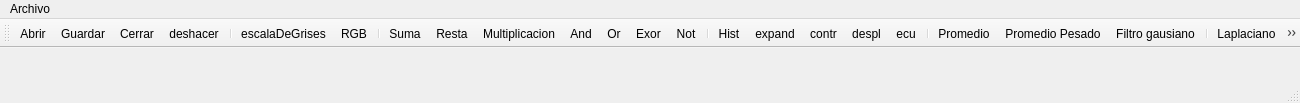
<?xml version="1.0" encoding="UTF-8"?>
<ui version="4.0">
 <class>MainWindow</class>
 <widget class="QMainWindow" name="MainWindow">
  <property name="geometry">
   <rect>
    <x>0</x>
    <y>0</y>
    <width>1300</width>
    <height>103</height>
   </rect>
  </property>
  <property name="sizePolicy">
   <sizepolicy hsizetype="Fixed" vsizetype="Fixed">
    <horstretch>0</horstretch>
    <verstretch>0</verstretch>
   </sizepolicy>
  </property>
  <property name="minimumSize">
   <size>
    <width>1300</width>
    <height>103</height>
   </size>
  </property>
  <property name="maximumSize">
   <size>
    <width>1300</width>
    <height>103</height>
   </size>
  </property>
  <property name="windowTitle">
   <string>Bunny Image Analizer</string>
  </property>
  <property name="windowIcon">
   <iconset resource="iconos/Iconos.qrc">
    <normaloff>:/iconos/conejito.jpg</normaloff>:/iconos/conejito.jpg</iconset>
  </property>
  <widget class="QWidget" name="centralwidget">
   <layout class="QHBoxLayout" name="horizontalLayout_2"/>
  </widget>
  <widget class="QMenuBar" name="menubar">
   <property name="geometry">
    <rect>
     <x>0</x>
     <y>0</y>
     <width>1300</width>
     <height>23</height>
    </rect>
   </property>
   <widget class="QMenu" name="menuArchivo">
    <property name="title">
     <string>Archivo</string>
    </property>
   </widget>
   <addaction name="menuArchivo"/>
  </widget>
  <widget class="QStatusBar" name="statusbar"/>
  <widget class="QToolBar" name="toolBar">
   <property name="windowTitle">
    <string>toolBar</string>
   </property>
   <attribute name="toolBarArea">
    <enum>TopToolBarArea</enum>
   </attribute>
   <attribute name="toolBarBreak">
    <bool>false</bool>
   </attribute>
   <addaction name="actionAbrir"/>
   <addaction name="actionGuardar"/>
   <addaction name="actionCerrar"/>
   <addaction name="actionDeshacer"/>
   <addaction name="separator"/>
   <addaction name="actionEscalaDeGrises"/>
   <addaction name="actionRGB"/>
   <addaction name="separator"/>
   <addaction name="actionSuma"/>
   <addaction name="actionResta"/>
   <addaction name="actionMultiplicacion"/>
   <addaction name="actionAnd"/>
   <addaction name="actionOr"/>
   <addaction name="actionExor"/>
   <addaction name="actionNot"/>
   <addaction name="separator"/>
   <addaction name="actionHist"/>
   <addaction name="actionExpand"/>
   <addaction name="actionContr"/>
   <addaction name="actionDespl"/>
   <addaction name="actionEcu"/>
   <addaction name="separator"/>
   <addaction name="actionPromedio"/>
   <addaction name="actionPromedio_Pesado"/>
   <addaction name="actionFiltro_gausiano"/>
   <addaction name="separator"/>
   <addaction name="actionLaplaciano"/>
   <addaction name="actionPrewitt"/>
   <addaction name="actionSobel"/>
   <addaction name="actionRobert"/>
   <addaction name="separator"/>
   <addaction name="actionPasabanda"/>
   <addaction name="separator"/>
   <addaction name="actionUmbralizar"/>
   <addaction name="actionMultiumbral"/>
   <addaction name="separator"/>
   <addaction name="actionCierre"/>
   <addaction name="actionApertura"/>
  </widget>
  <action name="actionAbrir">
   <property name="icon">
    <iconset resource="iconos/Iconos.qrc">
     <normaloff>:/iconos/folder_add.png</normaloff>:/iconos/folder_add.png</iconset>
   </property>
   <property name="text">
    <string>Abrir</string>
   </property>
   <property name="toolTip">
    <string>Abrir archivo</string>
   </property>
   <property name="statusTip">
    <string>Abriendo archivo</string>
   </property>
  </action>
  <action name="actionGuardar">
   <property name="icon">
    <iconset resource="iconos/Iconos.qrc">
     <normaloff>:/iconos/Actions-document-save-icon.png</normaloff>:/iconos/Actions-document-save-icon.png</iconset>
   </property>
   <property name="text">
    <string>Guardar</string>
   </property>
   <property name="toolTip">
    <string>Guardar imagen</string>
   </property>
  </action>
  <action name="actionUmbralizar">
   <property name="icon">
    <iconset>
     <normaloff>iconos/umbral.png</normaloff>iconos/umbral.png</iconset>
   </property>
   <property name="text">
    <string>Umbralizar</string>
   </property>
   <property name="toolTip">
    <string>Umbralizar imagen</string>
   </property>
  </action>
  <action name="actionCerrar">
   <property name="icon">
    <iconset resource="iconos/Iconos.qrc">
     <normaloff>:/iconos/cerrar.ico</normaloff>:/iconos/cerrar.ico</iconset>
   </property>
   <property name="text">
    <string>Cerrar </string>
   </property>
   <property name="toolTip">
    <string>Cerrar imagen</string>
   </property>
  </action>
  <action name="actionDeshacer">
   <property name="icon">
    <iconset resource="iconos/Iconos.qrc">
     <normaloff>:/iconos/deshacer-icono-5403-128.png</normaloff>:/iconos/deshacer-icono-5403-128.png</iconset>
   </property>
   <property name="text">
    <string>deshacer</string>
   </property>
   <property name="toolTip">
    <string>Deshacer</string>
   </property>
  </action>
  <action name="actionEscalaDeGrises">
   <property name="icon">
    <iconset>
     <normaloff>iconos/images.jpeg</normaloff>iconos/images.jpeg</iconset>
   </property>
   <property name="text">
    <string>escalaDeGrises</string>
   </property>
   <property name="toolTip">
    <string>Convierte la imagen a escala de grises</string>
   </property>
  </action>
  <action name="actionRGB">
   <property name="icon">
    <iconset resource="iconos/Iconos.qrc">
     <normaloff>:/iconos/rgb.png</normaloff>:/iconos/rgb.png</iconset>
   </property>
   <property name="text">
    <string>RGB</string>
   </property>
   <property name="toolTip">
    <string>Escoger un canal RGB</string>
   </property>
  </action>
  <action name="actionSuma">
   <property name="icon">
    <iconset resource="iconos/Iconos.qrc">
     <normaloff>:/iconos/suma.jpg</normaloff>:/iconos/suma.jpg</iconset>
   </property>
   <property name="text">
    <string>Suma</string>
   </property>
   <property name="toolTip">
    <string>Suma</string>
   </property>
  </action>
  <action name="actionResta">
   <property name="icon">
    <iconset resource="iconos/Iconos.qrc">
     <normaloff>:/iconos/resta.jpg</normaloff>:/iconos/resta.jpg</iconset>
   </property>
   <property name="text">
    <string>Resta</string>
   </property>
   <property name="toolTip">
    <string>Resta</string>
   </property>
  </action>
  <action name="actionMultiplicacion">
   <property name="icon">
    <iconset resource="iconos/Iconos.qrc">
     <normaloff>:/iconos/multiplicacion.jpg</normaloff>:/iconos/multiplicacion.jpg</iconset>
   </property>
   <property name="text">
    <string>Multiplicacion</string>
   </property>
   <property name="toolTip">
    <string>Multiplicación</string>
   </property>
  </action>
  <action name="actionAnd">
   <property name="icon">
    <iconset resource="iconos/Iconos.qrc">
     <normaloff>:/iconos/intersection.png</normaloff>:/iconos/intersection.png</iconset>
   </property>
   <property name="text">
    <string>And</string>
   </property>
   <property name="toolTip">
    <string>And</string>
   </property>
  </action>
  <action name="actionOr">
   <property name="icon">
    <iconset resource="iconos/Iconos.qrc">
     <normaloff>:/iconos/union.png</normaloff>:/iconos/union.png</iconset>
   </property>
   <property name="text">
    <string>Or</string>
   </property>
   <property name="toolTip">
    <string>Or</string>
   </property>
  </action>
  <action name="actionExor">
   <property name="icon">
    <iconset resource="iconos/Iconos.qrc">
     <normaloff>:/iconos/xor.png</normaloff>:/iconos/xor.png</iconset>
   </property>
   <property name="text">
    <string>Exor</string>
   </property>
   <property name="toolTip">
    <string>Exor</string>
   </property>
  </action>
  <action name="actionNot">
   <property name="icon">
    <iconset resource="iconos/Iconos.qrc">
     <normaloff>:/iconos/not.png</normaloff>:/iconos/not.png</iconset>
   </property>
   <property name="text">
    <string>Not</string>
   </property>
   <property name="toolTip">
    <string>Not</string>
   </property>
  </action>
  <action name="actionHist">
   <property name="icon">
    <iconset resource="iconos/Iconos.qrc">
     <normaloff>:/iconos/histogram_39554.png</normaloff>:/iconos/histogram_39554.png</iconset>
   </property>
   <property name="text">
    <string>Hist</string>
   </property>
   <property name="toolTip">
    <string>Histograma</string>
   </property>
  </action>
  <action name="actionExpand">
   <property name="icon">
    <iconset resource="iconos/Iconos.qrc">
     <normaloff>:/iconos/expansion1.png</normaloff>:/iconos/expansion1.png</iconset>
   </property>
   <property name="text">
    <string>expand</string>
   </property>
   <property name="toolTip">
    <string>Expansión del histograma</string>
   </property>
  </action>
  <action name="actionContr">
   <property name="icon">
    <iconset resource="iconos/Iconos.qrc">
     <normaloff>:/iconos/contraccion.svg</normaloff>:/iconos/contraccion.svg</iconset>
   </property>
   <property name="text">
    <string>contr</string>
   </property>
   <property name="toolTip">
    <string>Contracción del histograma</string>
   </property>
  </action>
  <action name="actionDespl">
   <property name="icon">
    <iconset resource="iconos/Iconos.qrc">
     <normaloff>:/iconos/desplazar.svg</normaloff>:/iconos/desplazar.svg</iconset>
   </property>
   <property name="text">
    <string>despl</string>
   </property>
   <property name="toolTip">
    <string>Desplazamiento del histograma</string>
   </property>
  </action>
  <action name="actionEcu">
   <property name="icon">
    <iconset resource="iconos/Iconos.qrc">
     <normaloff>:/iconos/ecualizar.png</normaloff>:/iconos/ecualizar.png</iconset>
   </property>
   <property name="text">
    <string>ecu</string>
   </property>
   <property name="toolTip">
    <string>Ecualización del histograma</string>
   </property>
  </action>
  <action name="actionPromedio">
   <property name="icon">
    <iconset resource="iconos/Iconos.qrc">
     <normaloff>:/iconos/Promedio.png</normaloff>:/iconos/Promedio.png</iconset>
   </property>
   <property name="text">
    <string>Promedio</string>
   </property>
   <property name="toolTip">
    <string>Filtro Promedio</string>
   </property>
  </action>
  <action name="actionPromedio_Pesado">
   <property name="icon">
    <iconset resource="iconos/Iconos.qrc">
     <normaloff>:/iconos/PromedioPesado.png</normaloff>:/iconos/PromedioPesado.png</iconset>
   </property>
   <property name="text">
    <string>Promedio Pesado</string>
   </property>
   <property name="toolTip">
    <string>Promedio Pesado</string>
   </property>
  </action>
  <action name="actionFiltro_gausiano">
   <property name="icon">
    <iconset resource="iconos/Iconos.qrc">
     <normaloff>:/iconos/gaussian1.png</normaloff>:/iconos/gaussian1.png</iconset>
   </property>
   <property name="text">
    <string>Filtro gausiano</string>
   </property>
   <property name="toolTip">
    <string>Filtro Gausiano 3x3</string>
   </property>
  </action>
  <action name="actionPrewitt">
   <property name="icon">
    <iconset resource="iconos/Iconos.qrc">
     <normaloff>:/iconos/prewitt.png</normaloff>:/iconos/prewitt.png</iconset>
   </property>
   <property name="text">
    <string>Prewitt</string>
   </property>
   <property name="toolTip">
    <string>Filtro Prewitt</string>
   </property>
  </action>
  <action name="actionSobel">
   <property name="icon">
    <iconset resource="iconos/Iconos.qrc">
     <normaloff>:/iconos/sobel.png</normaloff>:/iconos/sobel.png</iconset>
   </property>
   <property name="text">
    <string>Sobel</string>
   </property>
   <property name="toolTip">
    <string>Filtro Sobel</string>
   </property>
  </action>
  <action name="actionLaplaciano">
   <property name="icon">
    <iconset resource="iconos/Iconos.qrc">
     <normaloff>:/iconos/laplaciano.png</normaloff>:/iconos/laplaciano.png</iconset>
   </property>
   <property name="text">
    <string>Laplaciano</string>
   </property>
   <property name="toolTip">
    <string>Filtro Laplaciano</string>
   </property>
  </action>
  <action name="actionRobert">
   <property name="icon">
    <iconset resource="iconos/Iconos.qrc">
     <normaloff>:/iconos/robert.png</normaloff>:/iconos/robert.png</iconset>
   </property>
   <property name="text">
    <string>robert</string>
   </property>
   <property name="toolTip">
    <string>Filtro Robert</string>
   </property>
  </action>
  <action name="actionCierre">
   <property name="icon">
    <iconset resource="iconos/Iconos.qrc">
     <normaloff>:/iconos/cierre.png</normaloff>:/iconos/cierre.png</iconset>
   </property>
   <property name="text">
    <string>cierre</string>
   </property>
   <property name="toolTip">
    <string>Cierre</string>
   </property>
  </action>
  <action name="actionApertura">
   <property name="icon">
    <iconset resource="iconos/Iconos.qrc">
     <normaloff>:/iconos/apertura.png</normaloff>:/iconos/apertura.png</iconset>
   </property>
   <property name="text">
    <string>apertura</string>
   </property>
   <property name="toolTip">
    <string>Apertura</string>
   </property>
  </action>
  <action name="actionPasabanda">
   <property name="icon">
    <iconset resource="iconos/Iconos.qrc">
     <normaloff>:/iconos/pasabanda.png</normaloff>:/iconos/pasabanda.png</iconset>
   </property>
   <property name="text">
    <string>pasabanda</string>
   </property>
   <property name="toolTip">
    <string>Filtros pasabanda</string>
   </property>
  </action>
  <action name="actionMultiumbral">
   <property name="icon">
    <iconset resource="iconos/Iconos.qrc">
     <normaloff>:/iconos/bandagrises.png</normaloff>:/iconos/bandagrises.png</iconset>
   </property>
   <property name="text">
    <string>multiumbral</string>
   </property>
   <property name="toolTip">
    <string>Multiumbral</string>
   </property>
  </action>
 </widget>
 <resources>
  <include location="iconos/Iconos.qrc"/>
 </resources>
 <connections/>
</ui>
